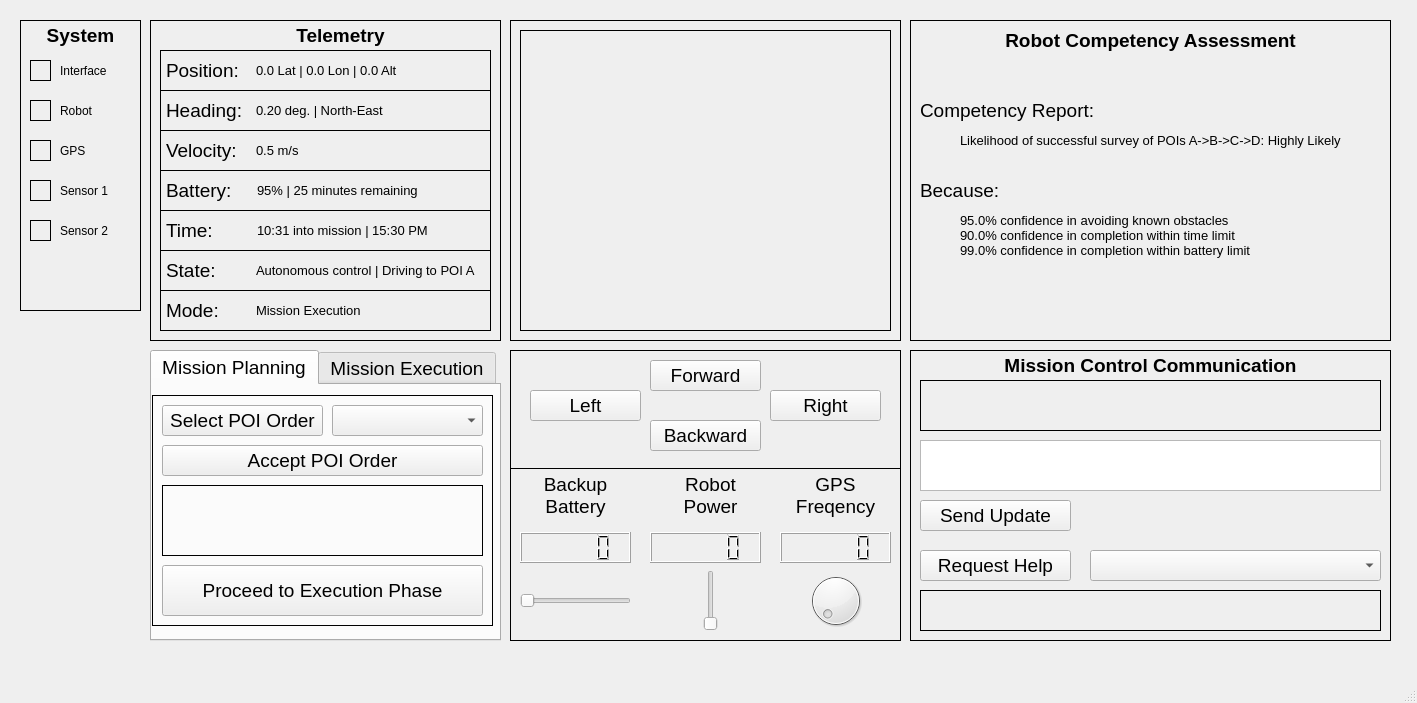
<?xml version="1.0" encoding="UTF-8"?>
<ui version="4.0">
 <class>MainWindow</class>
 <widget class="QMainWindow" name="MainWindow">
  <property name="geometry">
   <rect>
    <x>0</x>
    <y>0</y>
    <width>1417</width>
    <height>703</height>
   </rect>
  </property>
  <property name="windowTitle">
   <string>MainWindow</string>
  </property>
  <property name="documentMode">
   <bool>false</bool>
  </property>
  <widget class="QWidget" name="centralwidget">
   <widget class="QFrame" name="frame">
    <property name="geometry">
     <rect>
      <x>150</x>
      <y>20</y>
      <width>351</width>
      <height>321</height>
     </rect>
    </property>
    <property name="frameShape">
     <enum>QFrame::Box</enum>
    </property>
    <property name="frameShadow">
     <enum>QFrame::Plain</enum>
    </property>
    <widget class="QLabel" name="label">
     <property name="geometry">
      <rect>
       <x>10</x>
       <y>30</y>
       <width>331</width>
       <height>41</height>
      </rect>
     </property>
     <property name="font">
      <font>
       <pointsize>14</pointsize>
      </font>
     </property>
     <property name="frameShape">
      <enum>QFrame::Box</enum>
     </property>
     <property name="text">
      <string>Position:</string>
     </property>
    </widget>
    <widget class="QLabel" name="label_3">
     <property name="geometry">
      <rect>
       <x>10</x>
       <y>70</y>
       <width>331</width>
       <height>41</height>
      </rect>
     </property>
     <property name="font">
      <font>
       <pointsize>14</pointsize>
      </font>
     </property>
     <property name="frameShape">
      <enum>QFrame::Box</enum>
     </property>
     <property name="text">
      <string>Heading:</string>
     </property>
    </widget>
    <widget class="QLabel" name="label_4">
     <property name="geometry">
      <rect>
       <x>10</x>
       <y>230</y>
       <width>331</width>
       <height>41</height>
      </rect>
     </property>
     <property name="font">
      <font>
       <pointsize>14</pointsize>
      </font>
     </property>
     <property name="frameShape">
      <enum>QFrame::Box</enum>
     </property>
     <property name="text">
      <string>State:</string>
     </property>
    </widget>
    <widget class="QLabel" name="label_5">
     <property name="geometry">
      <rect>
       <x>10</x>
       <y>190</y>
       <width>331</width>
       <height>41</height>
      </rect>
     </property>
     <property name="font">
      <font>
       <pointsize>14</pointsize>
      </font>
     </property>
     <property name="frameShape">
      <enum>QFrame::Box</enum>
     </property>
     <property name="text">
      <string>Time:</string>
     </property>
    </widget>
    <widget class="QLabel" name="position_text">
     <property name="geometry">
      <rect>
       <x>106</x>
       <y>35</y>
       <width>231</width>
       <height>31</height>
      </rect>
     </property>
     <property name="font">
      <font>
       <pointsize>10</pointsize>
      </font>
     </property>
     <property name="text">
      <string>0.0 Lat | 0.0 Lon | 0.0 Alt</string>
     </property>
    </widget>
    <widget class="QLabel" name="heading_text">
     <property name="geometry">
      <rect>
       <x>106</x>
       <y>75</y>
       <width>231</width>
       <height>31</height>
      </rect>
     </property>
     <property name="font">
      <font>
       <pointsize>10</pointsize>
      </font>
     </property>
     <property name="text">
      <string>0.20 deg. | North-East</string>
     </property>
    </widget>
    <widget class="QLabel" name="state_text">
     <property name="geometry">
      <rect>
       <x>106</x>
       <y>235</y>
       <width>231</width>
       <height>31</height>
      </rect>
     </property>
     <property name="font">
      <font>
       <pointsize>10</pointsize>
      </font>
     </property>
     <property name="text">
      <string>Autonomous control | Driving to POI A</string>
     </property>
    </widget>
    <widget class="QLabel" name="time_text">
     <property name="geometry">
      <rect>
       <x>107</x>
       <y>195</y>
       <width>231</width>
       <height>31</height>
      </rect>
     </property>
     <property name="font">
      <font>
       <pointsize>10</pointsize>
      </font>
     </property>
     <property name="text">
      <string>10:31 into mission | 15:30 PM</string>
     </property>
    </widget>
    <widget class="QLabel" name="label_13">
     <property name="geometry">
      <rect>
       <x>10</x>
       <y>110</y>
       <width>331</width>
       <height>41</height>
      </rect>
     </property>
     <property name="font">
      <font>
       <pointsize>14</pointsize>
      </font>
     </property>
     <property name="frameShape">
      <enum>QFrame::Box</enum>
     </property>
     <property name="text">
      <string>Velocity:</string>
     </property>
    </widget>
    <widget class="QLabel" name="velocity_text">
     <property name="geometry">
      <rect>
       <x>106</x>
       <y>115</y>
       <width>231</width>
       <height>31</height>
      </rect>
     </property>
     <property name="font">
      <font>
       <pointsize>10</pointsize>
      </font>
     </property>
     <property name="text">
      <string>0.5 m/s</string>
     </property>
    </widget>
    <widget class="QLabel" name="label_18">
     <property name="geometry">
      <rect>
       <x>0</x>
       <y>0</y>
       <width>381</width>
       <height>31</height>
      </rect>
     </property>
     <property name="font">
      <font>
       <pointsize>14</pointsize>
       <weight>75</weight>
       <bold>true</bold>
      </font>
     </property>
     <property name="text">
      <string>Telemetry</string>
     </property>
     <property name="alignment">
      <set>Qt::AlignCenter</set>
     </property>
    </widget>
    <widget class="QLabel" name="label_20">
     <property name="geometry">
      <rect>
       <x>10</x>
       <y>150</y>
       <width>331</width>
       <height>41</height>
      </rect>
     </property>
     <property name="font">
      <font>
       <pointsize>14</pointsize>
      </font>
     </property>
     <property name="frameShape">
      <enum>QFrame::Box</enum>
     </property>
     <property name="text">
      <string>Battery:</string>
     </property>
    </widget>
    <widget class="QLabel" name="battery_text">
     <property name="geometry">
      <rect>
       <x>107</x>
       <y>155</y>
       <width>231</width>
       <height>31</height>
      </rect>
     </property>
     <property name="font">
      <font>
       <pointsize>10</pointsize>
      </font>
     </property>
     <property name="text">
      <string>95% | 25 minutes remaining</string>
     </property>
    </widget>
    <widget class="QLabel" name="label_29">
     <property name="geometry">
      <rect>
       <x>10</x>
       <y>270</y>
       <width>331</width>
       <height>41</height>
      </rect>
     </property>
     <property name="font">
      <font>
       <pointsize>14</pointsize>
      </font>
     </property>
     <property name="frameShape">
      <enum>QFrame::Box</enum>
     </property>
     <property name="text">
      <string>Mode:</string>
     </property>
    </widget>
    <widget class="QLabel" name="mode_text">
     <property name="geometry">
      <rect>
       <x>106</x>
       <y>275</y>
       <width>231</width>
       <height>31</height>
      </rect>
     </property>
     <property name="font">
      <font>
       <pointsize>10</pointsize>
      </font>
     </property>
     <property name="text">
      <string>Mission Execution</string>
     </property>
    </widget>
   </widget>
   <widget class="QFrame" name="frame_2">
    <property name="geometry">
     <rect>
      <x>510</x>
      <y>20</y>
      <width>391</width>
      <height>321</height>
     </rect>
    </property>
    <property name="frameShape">
     <enum>QFrame::Box</enum>
    </property>
    <property name="frameShadow">
     <enum>QFrame::Plain</enum>
    </property>
    <widget class="QLabel" name="label_21">
     <property name="geometry">
      <rect>
       <x>10</x>
       <y>10</y>
       <width>371</width>
       <height>301</height>
      </rect>
     </property>
     <property name="mouseTracking">
      <bool>false</bool>
     </property>
     <property name="frameShape">
      <enum>QFrame::Box</enum>
     </property>
     <property name="text">
      <string/>
     </property>
     <property name="pixmap">
      <pixmap>mission_area.png</pixmap>
     </property>
     <property name="scaledContents">
      <bool>true</bool>
     </property>
     <property name="alignment">
      <set>Qt::AlignCenter</set>
     </property>
    </widget>
   </widget>
   <widget class="QFrame" name="competency_assessment_frame">
    <property name="geometry">
     <rect>
      <x>910</x>
      <y>20</y>
      <width>481</width>
      <height>321</height>
     </rect>
    </property>
    <property name="frameShape">
     <enum>QFrame::Box</enum>
    </property>
    <property name="frameShadow">
     <enum>QFrame::Plain</enum>
    </property>
    <widget class="QLabel" name="label_1">
     <property name="geometry">
      <rect>
       <x>10</x>
       <y>70</y>
       <width>241</width>
       <height>41</height>
      </rect>
     </property>
     <property name="font">
      <font>
       <pointsize>14</pointsize>
       <weight>50</weight>
       <bold>false</bold>
      </font>
     </property>
     <property name="frameShape">
      <enum>QFrame::NoFrame</enum>
     </property>
     <property name="text">
      <string>Competency Report:</string>
     </property>
     <property name="alignment">
      <set>Qt::AlignLeading|Qt::AlignLeft|Qt::AlignVCenter</set>
     </property>
    </widget>
    <widget class="QLabel" name="famsec_reason_text">
     <property name="geometry">
      <rect>
       <x>50</x>
       <y>190</y>
       <width>361</width>
       <height>51</height>
      </rect>
     </property>
     <property name="font">
      <font>
       <pointsize>10</pointsize>
      </font>
     </property>
     <property name="frameShape">
      <enum>QFrame::NoFrame</enum>
     </property>
     <property name="text">
      <string>95.0% confidence in avoiding known obstacles
90.0% confidence in completion within time limit
99.0% confidence in completion within battery limit</string>
     </property>
     <property name="wordWrap">
      <bool>true</bool>
     </property>
    </widget>
    <widget class="QLabel" name="label_16">
     <property name="geometry">
      <rect>
       <x>10</x>
       <y>150</y>
       <width>241</width>
       <height>41</height>
      </rect>
     </property>
     <property name="font">
      <font>
       <pointsize>14</pointsize>
       <weight>50</weight>
       <bold>false</bold>
      </font>
     </property>
     <property name="frameShape">
      <enum>QFrame::NoFrame</enum>
     </property>
     <property name="text">
      <string>Because:</string>
     </property>
     <property name="alignment">
      <set>Qt::AlignLeading|Qt::AlignLeft|Qt::AlignVCenter</set>
     </property>
    </widget>
    <widget class="QLabel" name="famsec_confidence_text">
     <property name="geometry">
      <rect>
       <x>50</x>
       <y>110</y>
       <width>411</width>
       <height>21</height>
      </rect>
     </property>
     <property name="font">
      <font>
       <pointsize>10</pointsize>
      </font>
     </property>
     <property name="frameShape">
      <enum>QFrame::NoFrame</enum>
     </property>
     <property name="text">
      <string>Likelihood of successful survey of POIs A-&gt;B-&gt;C-&gt;D: Highly Likely</string>
     </property>
     <property name="wordWrap">
      <bool>true</bool>
     </property>
    </widget>
    <widget class="QLabel" name="label_2">
     <property name="geometry">
      <rect>
       <x>10</x>
       <y>0</y>
       <width>461</width>
       <height>41</height>
      </rect>
     </property>
     <property name="font">
      <font>
       <pointsize>14</pointsize>
       <weight>75</weight>
       <bold>true</bold>
      </font>
     </property>
     <property name="frameShape">
      <enum>QFrame::NoFrame</enum>
     </property>
     <property name="text">
      <string>Robot Competency Assessment</string>
     </property>
     <property name="alignment">
      <set>Qt::AlignCenter</set>
     </property>
    </widget>
   </widget>
   <widget class="QFrame" name="frame_5">
    <property name="geometry">
     <rect>
      <x>20</x>
      <y>20</y>
      <width>121</width>
      <height>291</height>
     </rect>
    </property>
    <property name="frameShape">
     <enum>QFrame::Box</enum>
    </property>
    <property name="frameShadow">
     <enum>QFrame::Plain</enum>
    </property>
    <widget class="QLabel" name="gps_connected_indicator">
     <property name="geometry">
      <rect>
       <x>10</x>
       <y>120</y>
       <width>21</width>
       <height>21</height>
      </rect>
     </property>
     <property name="frameShape">
      <enum>QFrame::Box</enum>
     </property>
     <property name="text">
      <string/>
     </property>
    </widget>
    <widget class="QLabel" name="robot_connected_indicator">
     <property name="geometry">
      <rect>
       <x>10</x>
       <y>80</y>
       <width>21</width>
       <height>21</height>
      </rect>
     </property>
     <property name="styleSheet">
      <string notr="true">background-color: rgba(255, 0, 0, 0);</string>
     </property>
     <property name="frameShape">
      <enum>QFrame::Box</enum>
     </property>
     <property name="text">
      <string/>
     </property>
    </widget>
    <widget class="QLabel" name="sensor1_connected_indicator">
     <property name="geometry">
      <rect>
       <x>10</x>
       <y>160</y>
       <width>21</width>
       <height>21</height>
      </rect>
     </property>
     <property name="frameShape">
      <enum>QFrame::Box</enum>
     </property>
     <property name="text">
      <string/>
     </property>
    </widget>
    <widget class="QLabel" name="sensor2_connected_indicator">
     <property name="geometry">
      <rect>
       <x>10</x>
       <y>200</y>
       <width>21</width>
       <height>21</height>
      </rect>
     </property>
     <property name="frameShape">
      <enum>QFrame::Box</enum>
     </property>
     <property name="text">
      <string/>
     </property>
    </widget>
    <widget class="QLabel" name="label_9">
     <property name="geometry">
      <rect>
       <x>40</x>
       <y>80</y>
       <width>51</width>
       <height>21</height>
      </rect>
     </property>
     <property name="text">
      <string>Robot</string>
     </property>
    </widget>
    <widget class="QLabel" name="label_10">
     <property name="geometry">
      <rect>
       <x>40</x>
       <y>120</y>
       <width>51</width>
       <height>21</height>
      </rect>
     </property>
     <property name="text">
      <string>GPS</string>
     </property>
    </widget>
    <widget class="QLabel" name="label_11">
     <property name="geometry">
      <rect>
       <x>40</x>
       <y>160</y>
       <width>51</width>
       <height>21</height>
      </rect>
     </property>
     <property name="text">
      <string>Sensor 1</string>
     </property>
    </widget>
    <widget class="QLabel" name="label_22">
     <property name="geometry">
      <rect>
       <x>0</x>
       <y>0</y>
       <width>121</width>
       <height>31</height>
      </rect>
     </property>
     <property name="font">
      <font>
       <pointsize>14</pointsize>
       <weight>75</weight>
       <bold>true</bold>
      </font>
     </property>
     <property name="text">
      <string>System</string>
     </property>
     <property name="alignment">
      <set>Qt::AlignCenter</set>
     </property>
    </widget>
    <widget class="QLabel" name="label_12">
     <property name="geometry">
      <rect>
       <x>40</x>
       <y>200</y>
       <width>51</width>
       <height>21</height>
      </rect>
     </property>
     <property name="text">
      <string>Sensor 2</string>
     </property>
    </widget>
    <widget class="QLabel" name="ui_connected_indicator">
     <property name="geometry">
      <rect>
       <x>10</x>
       <y>40</y>
       <width>21</width>
       <height>21</height>
      </rect>
     </property>
     <property name="frameShape">
      <enum>QFrame::Box</enum>
     </property>
     <property name="text">
      <string/>
     </property>
    </widget>
    <widget class="QLabel" name="label_14">
     <property name="geometry">
      <rect>
       <x>40</x>
       <y>40</y>
       <width>51</width>
       <height>21</height>
      </rect>
     </property>
     <property name="text">
      <string>Interface</string>
     </property>
    </widget>
   </widget>
   <widget class="QFrame" name="frame_6">
    <property name="geometry">
     <rect>
      <x>910</x>
      <y>350</y>
      <width>481</width>
      <height>291</height>
     </rect>
    </property>
    <property name="frameShape">
     <enum>QFrame::Box</enum>
    </property>
    <property name="frameShadow">
     <enum>QFrame::Plain</enum>
    </property>
    <widget class="QLabel" name="label_19">
     <property name="geometry">
      <rect>
       <x>0</x>
       <y>0</y>
       <width>481</width>
       <height>31</height>
      </rect>
     </property>
     <property name="font">
      <font>
       <pointsize>14</pointsize>
       <weight>75</weight>
       <bold>true</bold>
      </font>
     </property>
     <property name="text">
      <string>Mission Control Communication</string>
     </property>
     <property name="alignment">
      <set>Qt::AlignCenter</set>
     </property>
    </widget>
    <widget class="QPushButton" name="request_mission_control_help_button">
     <property name="geometry">
      <rect>
       <x>10</x>
       <y>200</y>
       <width>151</width>
       <height>31</height>
      </rect>
     </property>
     <property name="font">
      <font>
       <pointsize>14</pointsize>
      </font>
     </property>
     <property name="text">
      <string>Request Help</string>
     </property>
    </widget>
    <widget class="QLabel" name="mission_control_assistance_prompt">
     <property name="geometry">
      <rect>
       <x>10</x>
       <y>240</y>
       <width>461</width>
       <height>41</height>
      </rect>
     </property>
     <property name="frameShape">
      <enum>QFrame::Box</enum>
     </property>
     <property name="text">
      <string/>
     </property>
     <property name="wordWrap">
      <bool>true</bool>
     </property>
    </widget>
    <widget class="QPushButton" name="send_mission_control_udpate_button">
     <property name="geometry">
      <rect>
       <x>10</x>
       <y>150</y>
       <width>151</width>
       <height>31</height>
      </rect>
     </property>
     <property name="font">
      <font>
       <pointsize>14</pointsize>
      </font>
     </property>
     <property name="text">
      <string>Send Update</string>
     </property>
    </widget>
    <widget class="QLabel" name="mission_control_update_prompt">
     <property name="geometry">
      <rect>
       <x>10</x>
       <y>30</y>
       <width>461</width>
       <height>51</height>
      </rect>
     </property>
     <property name="frameShape">
      <enum>QFrame::Box</enum>
     </property>
     <property name="text">
      <string/>
     </property>
     <property name="wordWrap">
      <bool>true</bool>
     </property>
    </widget>
    <widget class="QPlainTextEdit" name="mission_control_update_text">
     <property name="geometry">
      <rect>
       <x>10</x>
       <y>90</y>
       <width>461</width>
       <height>51</height>
      </rect>
     </property>
    </widget>
    <widget class="QComboBox" name="mission_control_help_selector">
     <property name="geometry">
      <rect>
       <x>180</x>
       <y>200</y>
       <width>291</width>
       <height>31</height>
      </rect>
     </property>
    </widget>
   </widget>
   <widget class="QFrame" name="frame_7">
    <property name="geometry">
     <rect>
      <x>510</x>
      <y>350</y>
      <width>391</width>
      <height>291</height>
     </rect>
    </property>
    <property name="frameShape">
     <enum>QFrame::Box</enum>
    </property>
    <property name="frameShadow">
     <enum>QFrame::Plain</enum>
    </property>
    <widget class="QDial" name="robot_gps_dial">
     <property name="geometry">
      <rect>
       <x>270</x>
       <y>220</y>
       <width>111</width>
       <height>61</height>
      </rect>
     </property>
     <property name="maximum">
      <number>100</number>
     </property>
    </widget>
    <widget class="QLCDNumber" name="robot_gps_lcd">
     <property name="geometry">
      <rect>
       <x>270</x>
       <y>182</y>
       <width>111</width>
       <height>31</height>
      </rect>
     </property>
    </widget>
    <widget class="QLCDNumber" name="robot_battery_lcd">
     <property name="geometry">
      <rect>
       <x>10</x>
       <y>182</y>
       <width>111</width>
       <height>31</height>
      </rect>
     </property>
    </widget>
    <widget class="QSlider" name="robot_battery_slider">
     <property name="geometry">
      <rect>
       <x>10</x>
       <y>230</y>
       <width>111</width>
       <height>41</height>
      </rect>
     </property>
     <property name="maximum">
      <number>100</number>
     </property>
     <property name="orientation">
      <enum>Qt::Horizontal</enum>
     </property>
    </widget>
    <widget class="QLabel" name="label_30">
     <property name="geometry">
      <rect>
       <x>10</x>
       <y>120</y>
       <width>111</width>
       <height>51</height>
      </rect>
     </property>
     <property name="font">
      <font>
       <pointsize>14</pointsize>
      </font>
     </property>
     <property name="text">
      <string>Backup Battery</string>
     </property>
     <property name="alignment">
      <set>Qt::AlignCenter</set>
     </property>
     <property name="wordWrap">
      <bool>true</bool>
     </property>
    </widget>
    <widget class="QSlider" name="robot_power_slider">
     <property name="geometry">
      <rect>
       <x>180</x>
       <y>220</y>
       <width>41</width>
       <height>61</height>
      </rect>
     </property>
     <property name="maximum">
      <number>100</number>
     </property>
     <property name="orientation">
      <enum>Qt::Vertical</enum>
     </property>
    </widget>
    <widget class="QLCDNumber" name="robot_power_lcd">
     <property name="geometry">
      <rect>
       <x>140</x>
       <y>182</y>
       <width>111</width>
       <height>31</height>
      </rect>
     </property>
    </widget>
    <widget class="QLabel" name="label_31">
     <property name="geometry">
      <rect>
       <x>150</x>
       <y>120</y>
       <width>101</width>
       <height>51</height>
      </rect>
     </property>
     <property name="font">
      <font>
       <pointsize>14</pointsize>
      </font>
     </property>
     <property name="text">
      <string>Robot Power</string>
     </property>
     <property name="alignment">
      <set>Qt::AlignCenter</set>
     </property>
     <property name="wordWrap">
      <bool>true</bool>
     </property>
    </widget>
    <widget class="QLabel" name="label_32">
     <property name="geometry">
      <rect>
       <x>270</x>
       <y>120</y>
       <width>111</width>
       <height>51</height>
      </rect>
     </property>
     <property name="font">
      <font>
       <pointsize>14</pointsize>
      </font>
     </property>
     <property name="text">
      <string>GPS Freqency</string>
     </property>
     <property name="alignment">
      <set>Qt::AlignCenter</set>
     </property>
     <property name="wordWrap">
      <bool>true</bool>
     </property>
    </widget>
    <widget class="QPushButton" name="teleop_left_button">
     <property name="geometry">
      <rect>
       <x>20</x>
       <y>40</y>
       <width>111</width>
       <height>31</height>
      </rect>
     </property>
     <property name="font">
      <font>
       <pointsize>14</pointsize>
      </font>
     </property>
     <property name="text">
      <string>Left</string>
     </property>
    </widget>
    <widget class="QPushButton" name="teleop_back_button">
     <property name="geometry">
      <rect>
       <x>140</x>
       <y>70</y>
       <width>111</width>
       <height>31</height>
      </rect>
     </property>
     <property name="font">
      <font>
       <pointsize>14</pointsize>
      </font>
     </property>
     <property name="text">
      <string>Backward</string>
     </property>
    </widget>
    <widget class="QPushButton" name="teleop_forward_button">
     <property name="geometry">
      <rect>
       <x>140</x>
       <y>10</y>
       <width>111</width>
       <height>31</height>
      </rect>
     </property>
     <property name="font">
      <font>
       <pointsize>14</pointsize>
      </font>
     </property>
     <property name="text">
      <string>Forward</string>
     </property>
    </widget>
    <widget class="QPushButton" name="teleop_right_button">
     <property name="geometry">
      <rect>
       <x>260</x>
       <y>40</y>
       <width>111</width>
       <height>31</height>
      </rect>
     </property>
     <property name="font">
      <font>
       <pointsize>14</pointsize>
      </font>
     </property>
     <property name="text">
      <string>Right</string>
     </property>
    </widget>
    <widget class="Line" name="line_3">
     <property name="geometry">
      <rect>
       <x>0</x>
       <y>110</y>
       <width>391</width>
       <height>16</height>
      </rect>
     </property>
     <property name="frameShadow">
      <enum>QFrame::Plain</enum>
     </property>
     <property name="orientation">
      <enum>Qt::Horizontal</enum>
     </property>
    </widget>
   </widget>
   <widget class="QTabWidget" name="mission_mode_tabs">
    <property name="geometry">
     <rect>
      <x>150</x>
      <y>350</y>
      <width>351</width>
      <height>291</height>
     </rect>
    </property>
    <property name="font">
     <font>
      <pointsize>14</pointsize>
      <weight>50</weight>
      <bold>false</bold>
     </font>
    </property>
    <property name="autoFillBackground">
     <bool>false</bool>
    </property>
    <property name="tabShape">
     <enum>QTabWidget::Rounded</enum>
    </property>
    <property name="currentIndex">
     <number>0</number>
    </property>
    <property name="elideMode">
     <enum>Qt::ElideNone</enum>
    </property>
    <property name="usesScrollButtons">
     <bool>false</bool>
    </property>
    <property name="tabsClosable">
     <bool>false</bool>
    </property>
    <widget class="QWidget" name="mission_planning_tab">
     <attribute name="title">
      <string>Mission Planning</string>
     </attribute>
     <widget class="QFrame" name="frame_8">
      <property name="geometry">
       <rect>
        <x>0</x>
        <y>10</y>
        <width>341</width>
        <height>231</height>
       </rect>
      </property>
      <property name="frameShape">
       <enum>QFrame::Box</enum>
      </property>
      <property name="frameShadow">
       <enum>QFrame::Plain</enum>
      </property>
      <widget class="QPushButton" name="select_poi_order_button">
       <property name="geometry">
        <rect>
         <x>10</x>
         <y>10</y>
         <width>161</width>
         <height>31</height>
        </rect>
       </property>
       <property name="font">
        <font>
         <pointsize>14</pointsize>
         <weight>50</weight>
         <bold>false</bold>
        </font>
       </property>
       <property name="text">
        <string>Select POI Order</string>
       </property>
      </widget>
      <widget class="QComboBox" name="poi_selection">
       <property name="geometry">
        <rect>
         <x>180</x>
         <y>10</y>
         <width>151</width>
         <height>31</height>
        </rect>
       </property>
      </widget>
      <widget class="QPushButton" name="accept_poi_order_button">
       <property name="geometry">
        <rect>
         <x>10</x>
         <y>50</y>
         <width>321</width>
         <height>31</height>
        </rect>
       </property>
       <property name="font">
        <font>
         <pointsize>14</pointsize>
         <weight>50</weight>
         <bold>false</bold>
        </font>
       </property>
       <property name="text">
        <string>Accept POI Order</string>
       </property>
      </widget>
      <widget class="QPushButton" name="proceed_to_execution_button">
       <property name="geometry">
        <rect>
         <x>10</x>
         <y>170</y>
         <width>321</width>
         <height>51</height>
        </rect>
       </property>
       <property name="font">
        <font>
         <pointsize>14</pointsize>
         <weight>50</weight>
         <bold>false</bold>
        </font>
       </property>
       <property name="text">
        <string>Proceed to Execution Phase</string>
       </property>
      </widget>
      <widget class="QLabel" name="accept_poi_order_text">
       <property name="geometry">
        <rect>
         <x>10</x>
         <y>90</y>
         <width>321</width>
         <height>71</height>
        </rect>
       </property>
       <property name="frameShape">
        <enum>QFrame::Box</enum>
       </property>
       <property name="text">
        <string/>
       </property>
       <property name="wordWrap">
        <bool>true</bool>
       </property>
      </widget>
     </widget>
    </widget>
    <widget class="QWidget" name="mission_execution_tab">
     <attribute name="title">
      <string>Mission Execution</string>
     </attribute>
     <widget class="QFrame" name="frame_9">
      <property name="geometry">
       <rect>
        <x>10</x>
        <y>10</y>
        <width>331</width>
        <height>161</height>
       </rect>
      </property>
      <property name="frameShape">
       <enum>QFrame::Box</enum>
      </property>
      <property name="frameShadow">
       <enum>QFrame::Plain</enum>
      </property>
      <widget class="QPushButton" name="manual_mode_button">
       <property name="geometry">
        <rect>
         <x>10</x>
         <y>40</y>
         <width>151</width>
         <height>31</height>
        </rect>
       </property>
       <property name="font">
        <font>
         <pointsize>14</pointsize>
         <weight>50</weight>
         <bold>false</bold>
        </font>
       </property>
       <property name="text">
        <string>Manual Mode</string>
       </property>
      </widget>
      <widget class="QPushButton" name="automatic_mode_button">
       <property name="geometry">
        <rect>
         <x>170</x>
         <y>40</y>
         <width>151</width>
         <height>31</height>
        </rect>
       </property>
       <property name="font">
        <font>
         <pointsize>14</pointsize>
         <weight>50</weight>
         <bold>false</bold>
        </font>
       </property>
       <property name="text">
        <string>Automatic Mode</string>
       </property>
      </widget>
      <widget class="QLabel" name="label_38">
       <property name="geometry">
        <rect>
         <x>0</x>
         <y>0</y>
         <width>351</width>
         <height>31</height>
        </rect>
       </property>
       <property name="font">
        <font>
         <pointsize>14</pointsize>
         <weight>75</weight>
         <bold>true</bold>
        </font>
       </property>
       <property name="text">
        <string>Mission Execution</string>
       </property>
       <property name="alignment">
        <set>Qt::AlignCenter</set>
       </property>
      </widget>
      <widget class="QPushButton" name="drive_mode_button">
       <property name="geometry">
        <rect>
         <x>10</x>
         <y>90</y>
         <width>151</width>
         <height>31</height>
        </rect>
       </property>
       <property name="font">
        <font>
         <pointsize>14</pointsize>
         <weight>50</weight>
         <bold>false</bold>
        </font>
       </property>
       <property name="text">
        <string>Drive</string>
       </property>
      </widget>
      <widget class="QPushButton" name="stop_mode_button">
       <property name="geometry">
        <rect>
         <x>170</x>
         <y>90</y>
         <width>151</width>
         <height>31</height>
        </rect>
       </property>
       <property name="font">
        <font>
         <pointsize>14</pointsize>
         <weight>50</weight>
         <bold>false</bold>
        </font>
       </property>
       <property name="text">
        <string>Stop</string>
       </property>
      </widget>
     </widget>
    </widget>
   </widget>
  </widget>
  <widget class="QMenuBar" name="menubar">
   <property name="geometry">
    <rect>
     <x>0</x>
     <y>0</y>
     <width>1417</width>
     <height>21</height>
    </rect>
   </property>
  </widget>
  <widget class="QStatusBar" name="statusbar"/>
 </widget>
 <resources/>
 <connections/>
</ui>
